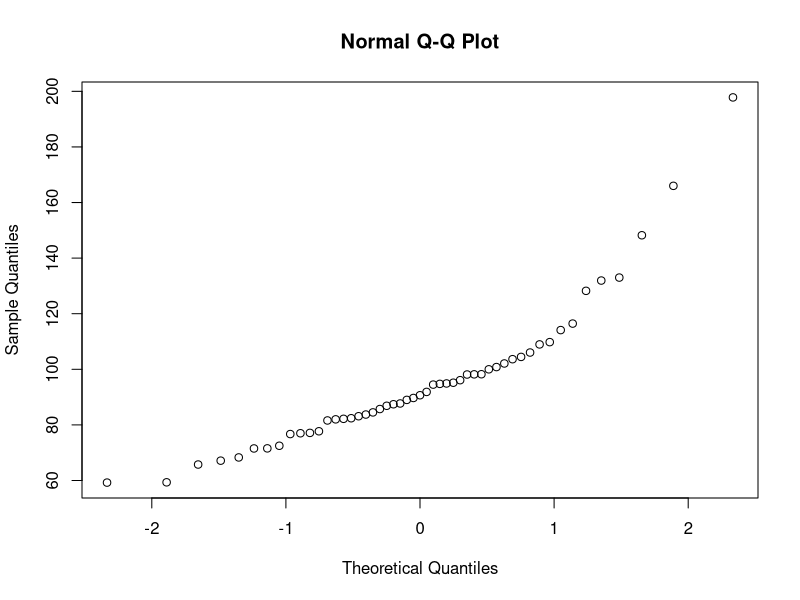
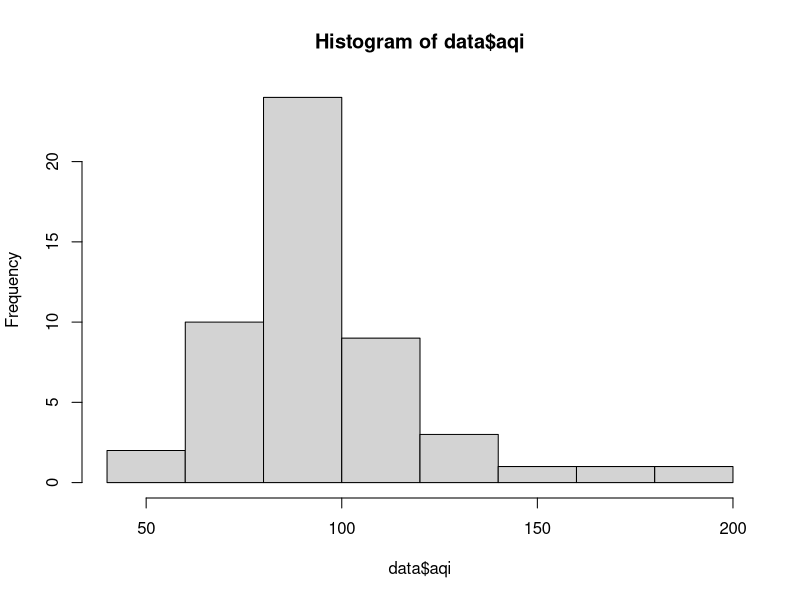
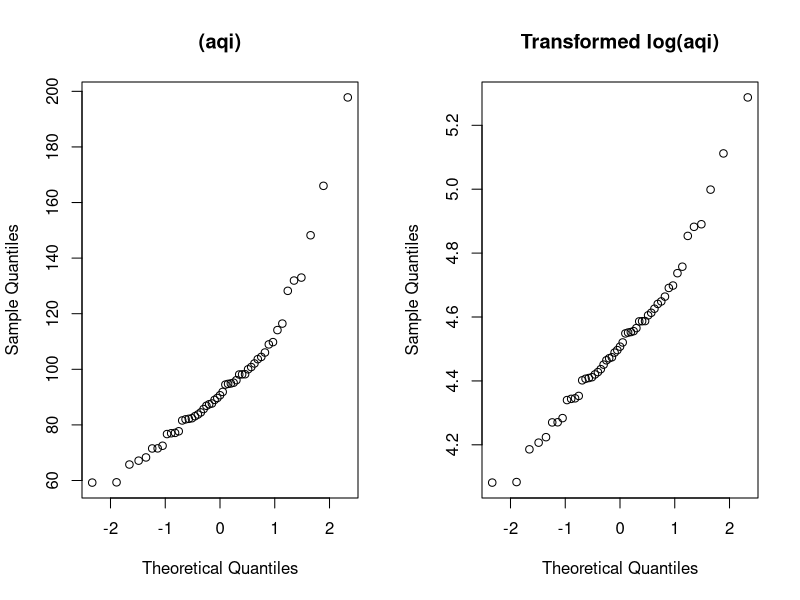
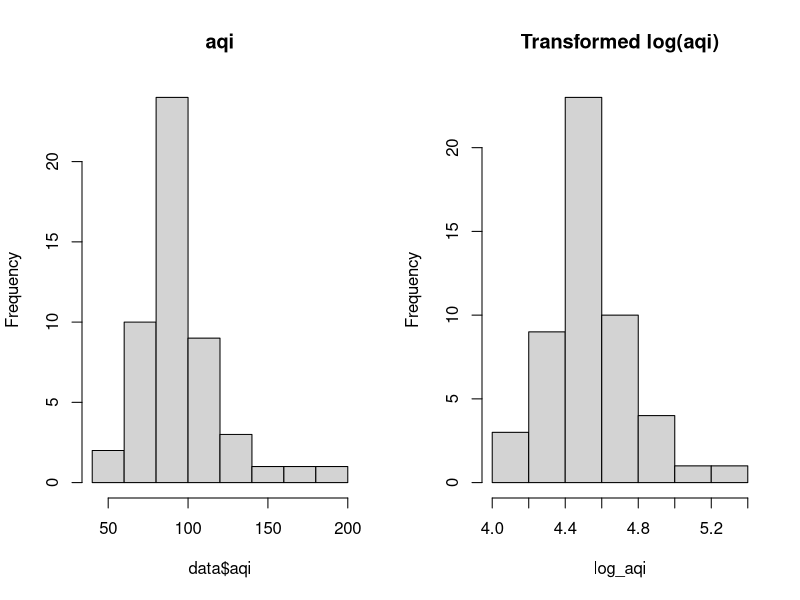
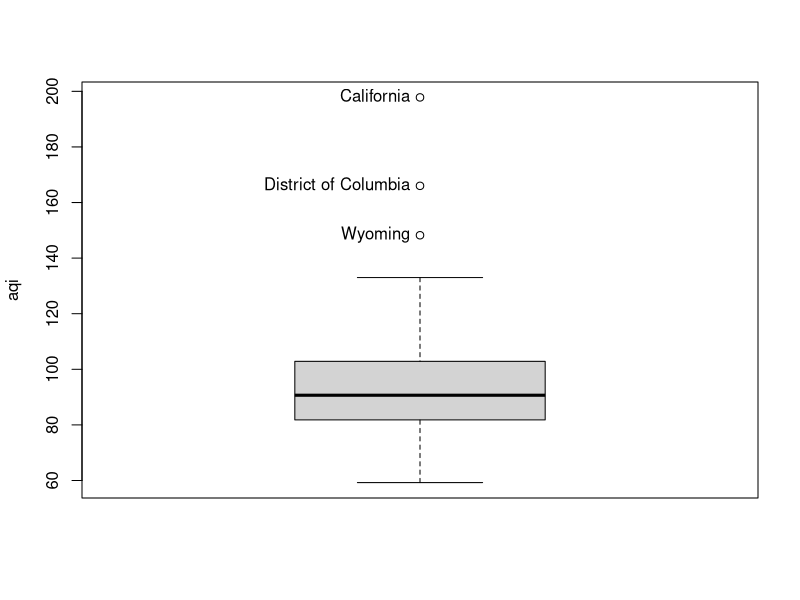
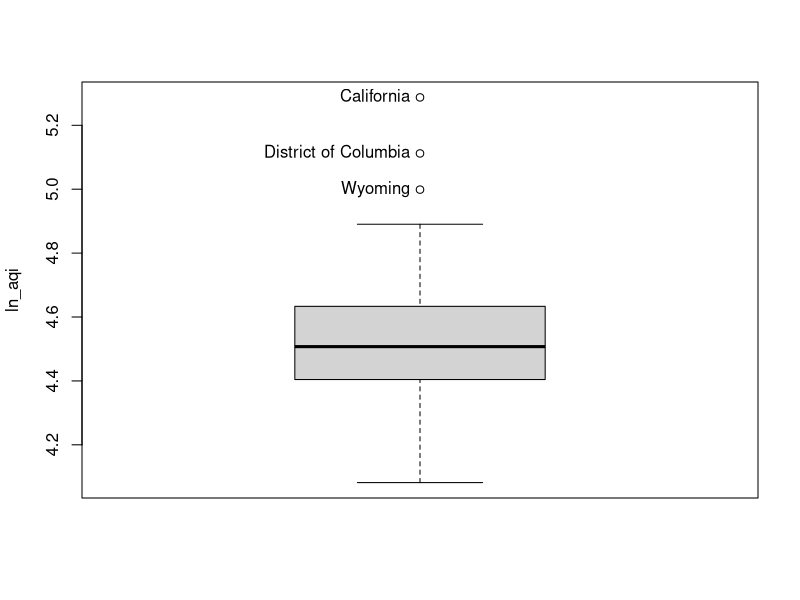
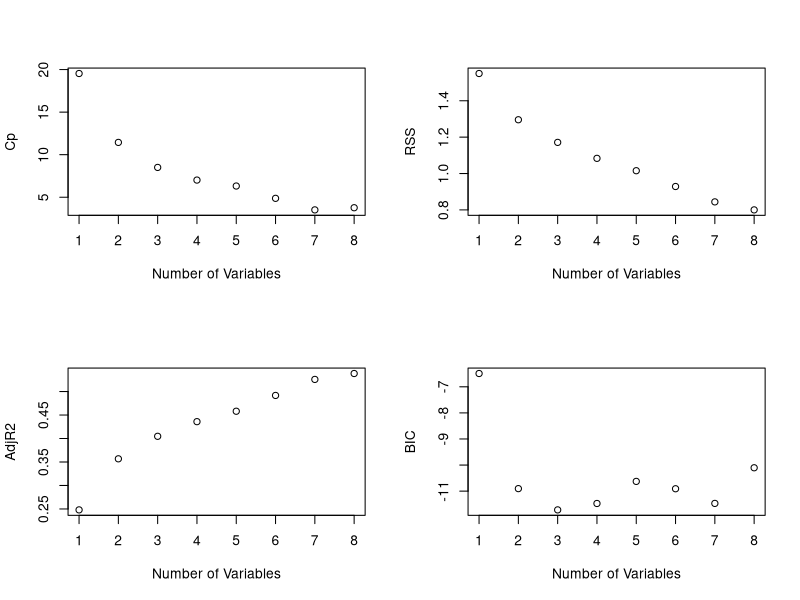
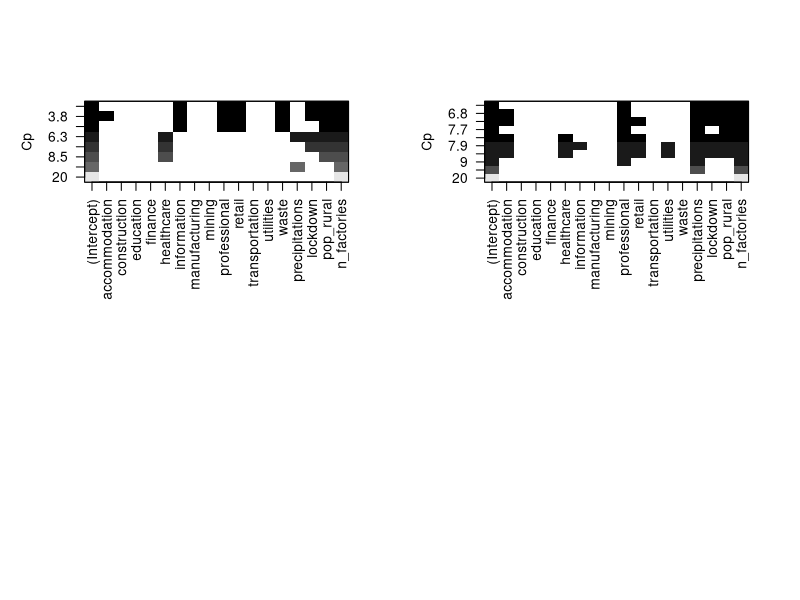

R code for these plots, in order: (Note: this script raises an error after producing the figures.)
#setwd('/Users/andreacutrera/Desktop/Statistical Learning/project')

data <- read.csv('usa_final_v2.csv', sep=';')

data$precipitations <- as.numeric(data$precipitations)
str(data)

#Check NORMALITY
qqnorm(data$aqi)
hist(data$aqi)
shapiro.test(data$aqi)

#try with log
log_aqi <- log(data$aqi)
par(mfrow=c(1,2))
qqnorm(data$aqi,  main="(aqi)")
qqnorm(log_aqi,  main="Transformed log(aqi)")

par(mfrow=c(1,2))
hist(data$aqi, main='aqi')
hist(log_aqi, main="Transformed log(aqi)")

#now seems normal
shapiro.test(log_aqi)

#we can substitute the variable with the log
data$ln_aqi <- log_aqi

#California, District of Columbia and Wyoming the cleanest states
library(car)
par(mfrow=c(1,1))
Boxplot(~aqi, data=data, id=list(labels=data$state))
Boxplot(~ln_aqi, data=data, id=list(labels=data$state))


#data without NA
library(tidyr)
dt <- data %>% drop_na()


#linear FULL model 
dt <- dt[,-c(1,2)]
full.model <- lm(ln_aqi~., data = dt)
summary(full.model)
vif(full.model)
#only lockdown FALSE
sqrt(vif(full.model))>1.5


#best subset
#healthcare, precipitation, n_factories
library(leaps)
regfit.full=regsubsets(ln_aqi~.,data=dt)
reg.summary=summary(regfit.full)
names(reg.summary)
par(mfrow=c(2,2))
plot(reg.summary$cp,xlab="Number of Variables",ylab="Cp")
plot(reg.summary$rss,xlab="Number of Variables",ylab="RSS")
plot(reg.summary$adjr2,xlab="Number of Variables",ylab="AdjR2")
plot(reg.summary$bic,xlab="Number of Variables",ylab="BIC")

which.min(reg.summary$cp) #7 variables
which.min(reg.summary$rss) #8 variables
which.max(reg.summary$adjr2) #8 variables
which.min(reg.summary$bic) #3 variables
#points(8,reg.summary$cp[8],pch=20,col="red")

plot(regfit.full,scale="Cp")
coef(regfit.full,8)


#STEPWISE FORWARD 
#n_factories, precipitations, professional, pop_rural, lockdown
regfit.fwd=regsubsets(ln_aqi~.,data=dt,method="forward", nvmax=10)
summary(regfit.fwd)
plot(regfit.fwd,scale="Cp")

#linear model of selected
model <- lm(ln_aqi~ n_factories + precipitations + 
            professional + pop_rural + lockdown, 
            data = dt)
summary(model)
#knn
normalize <- function(x) {
  return ((x - min(x)) / (max(x) - min(x))) 
  }
dt_nor <- as.data.frame(lapply(dt, normalize))
dt_train <- dt_nor[1:31,]
dt_test <- dt_nor[32:46,]

data[,2]
summary(data[,2])[4]
mean(data[,2])

dt[,17]
summary(dt[,17])[4]
mean(dt[,17])

dt$polluted <- dt$ln_aqi < mean(dt[,18])
summary(dt$polluted)
dt$polluted <- as.factor(dt$polluted)

dt_train_labels <- dt[1:31,19]
dt_test_labels <- dt[32:46,19]
summary(dt_train_labels)
summary(dt_test_labels)


library(class)
knn <- knn(train = dt_train, test = dt_test,cl = dt_train_labels, k=5)
tab <- table(knn, dt_test_labels)
accuracy <- function(x){sum(diag(x)/(sum(rowSums(x)))) * 100}
accuracy(tab)
#86% ACCURACY

library(gmodels)
CrossTable(x=dt_test_labels, y=dt_test_pred, prop.chisq = F)





###NOT WORKING
#function to predict
predict.regsubsets=function(object,newdata,id,...){
  form=as.formula(object$call[[2]])
  mat=model.matrix(form,newdata)
  coefi=coef(object,id=id)
  mat[,names(coefi)]%*%coefi
}

set.seed(11)
#3-fold
folds=sample(rep(1:3,length=nrow(dt)))
folds
table(folds)
cv.errors=matrix(NA,10,10)
for(k in 1:3){
  best.fit=regsubsets(ln_aqi~.,data=dt[folds!=k,],nvmax=10,method="forward")
  for(i in 1:10){
    pred=predict(best.fit,dt[folds==k,],id=i)
    cv.errors[k,i]=mean((dt$ln_aqi[folds==k]-pred)^2)
  }
}
rmse.cv=sqrt(apply(cv.errors,2,mean))
plot(rmse.cv,type="b", ylim = c(0, 200))

#lasso-ridge
library(glmnet)
x=model.matrix(ln_aqi~.-1,data=dt) 
y=dt$polluted

#ridge
fit.ridge=glmnet(x,y,alpha=0)
plot(fit.ridge,xvar="lambda",label=TRUE)
cv.ridge=cv.glmnet(x,y,alpha=0)
plot(cv.ridge)
coef(cv.ridge)

#lasso
fit.lasso=glmnet(x,y)
plot(fit.lasso,xvar="lambda",label=TRUE)
cv.lasso=cv.glmnet(x,y)
plot(cv.lasso)
coef(cv.lasso)
